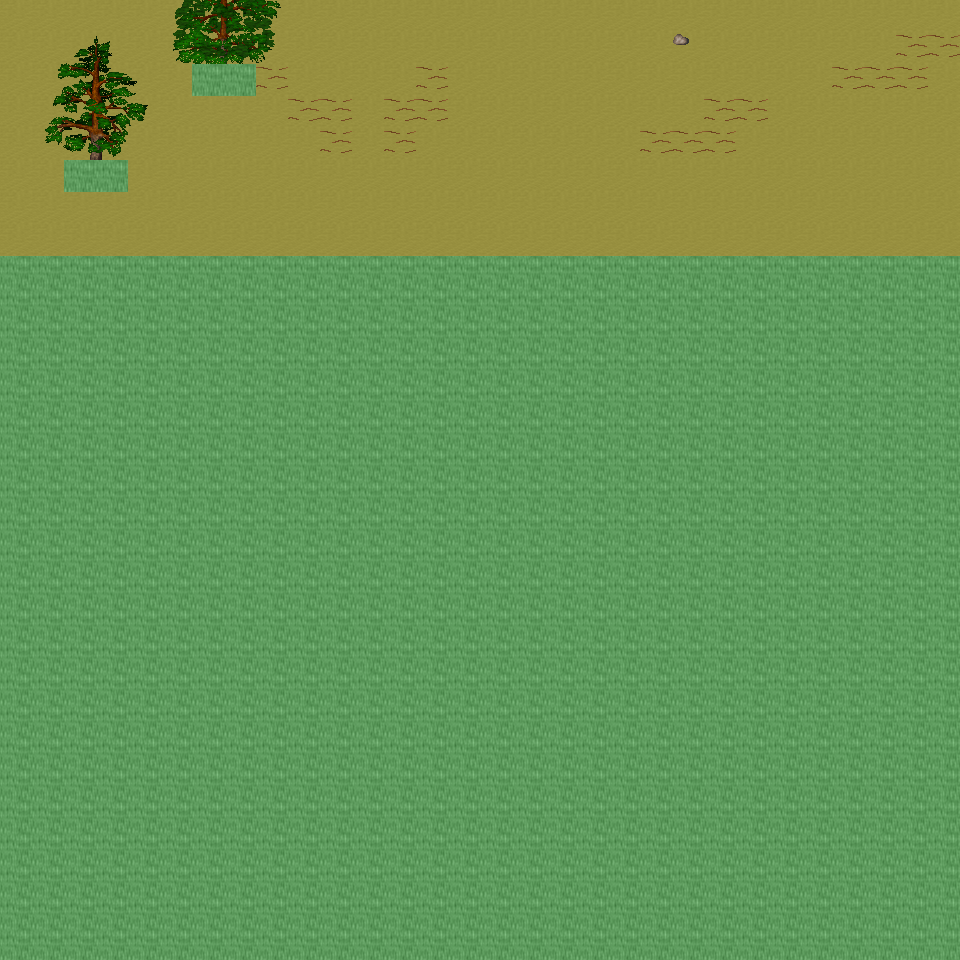

Below is a game level as drawn by its tile map, then a one-line description and the .tmx that defines it (tile-layer data replaced by summaries):
An orthogonal 30x30 tile map with 32x32 px tiles, 6 tile layers (Ground, Object, Object2, Above, ...), 40 tilesets and 3 objects (3x mapchange).

<map version="1.0" orientation="orthogonal" renderorder="right-down" width="30" height="30" tilewidth="32" tileheight="32" nextobjectid="4">
  <tileset firstgid="1" name="tileset_ground_ground" tilewidth="32" tileheight="32" tilecount="33" columns="3">
    <image source="../drawable/tileset_ground_ground.png" width="96" height="352" />
  </tileset>
  <tileset firstgid="34" name="tileset_ground_ice_ice" tilewidth="32" tileheight="32" tilecount="3" columns="3">
    <image source="../drawable/tileset_ground_ice_ice.png" width="96" height="32" />
  </tileset>
  <tileset firstgid="37" name="tileset_ground_earth_edges" tilewidth="32" tileheight="32" tilecount="18" columns="6">
    <image source="../drawable/tileset_ground_earth_edges.png" width="192" height="96" />
  </tileset>
  <tileset firstgid="55" name="tileset_ground_rock_pebbles" tilewidth="32" tileheight="32" tilecount="3" columns="1">
    <image source="../drawable/tileset_ground_rock_pebbles.png" width="32" height="96" />
  </tileset>
  <tileset firstgid="58" name="tileset_item_corpse_huge_animal" tilewidth="32" tileheight="32" tilecount="16" columns="2">
    <image source="../drawable/tileset_item_corpse_huge_animal.png" width="64" height="256" />
  </tileset>
  <tileset firstgid="74" name="tileset_plant_flower_daisy_white" tilewidth="32" tileheight="32" tilecount="8" columns="2">
    <image source="../drawable/tileset_plant_flower_daisy_white.png" width="64" height="128" />
  </tileset>
  <tileset firstgid="82" name="tileset_ground_ridge_earth_dark" tilewidth="32" tileheight="32" tilecount="96" columns="12">
    <image source="../drawable/tileset_ground_ridge_earth_dark.png" width="384" height="256" />
  </tileset>
  <tileset firstgid="178" name="tileset_ground_grass_edges" tilewidth="32" tileheight="32" tilecount="36" columns="12">
    <image source="../drawable/tileset_ground_grass_edges.png" width="384" height="96" />
  </tileset>
  <tileset firstgid="214" name="tileset_ground_ridge_ice_2" tilewidth="32" tileheight="32" tilecount="42" columns="7">
    <image source="../drawable/tileset_ground_ridge_ice_2.png" width="224" height="192" />
  </tileset>
  <tileset firstgid="256" name="tileset_ground_ice_glacier" tilewidth="32" tileheight="32" tilecount="1" columns="1">
    <image source="../drawable/tileset_ground_ice_glacier.png" width="32" height="32" />
  </tileset>
  <tileset firstgid="257" name="tileset_ground_ice_edges" tilewidth="32" tileheight="32" tilecount="9" columns="3">
    <image source="../drawable/tileset_ground_ice_edges.png" width="96" height="96" />
  </tileset>
  <tileset firstgid="266" name="tileset_plant_bush_large_brown" tilewidth="32" tileheight="32" tilecount="9" columns="3">
    <image source="../drawable/tileset_plant_bush_large_brown.png" width="96" height="96" />
  </tileset>
  <tileset firstgid="275" name="tileset_ground_ridge_ice" tilewidth="32" tileheight="32" tilecount="42" columns="7">
    <image source="../drawable/tileset_ground_ridge_ice.png" width="224" height="192" />
  </tileset>
  <tileset firstgid="317" name="tileset_plant_bush_various_small" tilewidth="32" tileheight="32" tilecount="9" columns="3">
    <image source="../drawable/tileset_plant_bush_various_small.png" width="96" height="96" />
  </tileset>
  <tileset firstgid="326" name="tileset_ground_rock_rocks_2" tilewidth="32" tileheight="32" tilecount="4" columns="2">
    <image source="../drawable/tileset_ground_rock_rocks_2.png" width="64" height="64" />
  </tileset>
  <tileset firstgid="330" name="tileset_building_decoration_blue_circle" tilewidth="32" tileheight="32" tilecount="4" columns="2">
    <image source="../drawable/tileset_building_decoration_blue_circle.png" width="64" height="64" />
  </tileset>
  <tileset firstgid="334" name="tileset_item_statue_cross" tilewidth="32" tileheight="32" tilecount="1" columns="1">
    <image source="../drawable/tileset_item_statue_cross.png" width="32" height="32" />
  </tileset>
  <tileset firstgid="335" name="tileset_ground_rock_green_crystal" tilewidth="32" tileheight="32" tilecount="9" columns="3">
    <image source="../drawable/tileset_ground_rock_green_crystal.png" width="96" height="96" />
  </tileset>
  <tileset firstgid="344" name="tileset_furniture_light_iron_lamp" tilewidth="32" tileheight="32" tilecount="3" columns="1">
    <image source="../drawable/tileset_furniture_light_iron_lamp.png" width="32" height="96" />
  </tileset>
  <tileset firstgid="347" name="tileset_item_statue_metal_and_stone" tilewidth="32" tileheight="32" tilecount="6" columns="3">
    <image source="../drawable/tileset_item_statue_metal_and_stone.png" width="96" height="64" />
  </tileset>
  <tileset firstgid="353" name="tileset_ground_ladder_horizontal_pale" tilewidth="32" tileheight="32" tilecount="3" columns="1">
    <image source="../drawable/tileset_ground_ladder_horizontal_pale.png" width="32" height="96" />
  </tileset>
  <tileset firstgid="356" name="tileset_plant_bush_bushes" tilewidth="32" tileheight="32" tilecount="10" columns="5">
    <image source="../drawable/tileset_plant_bush_bushes.png" width="160" height="64" />
  </tileset>
  <tileset firstgid="366" name="tileset_item_blood_floor_stain" tilewidth="32" tileheight="32" tilecount="1" columns="1">
    <image source="../drawable/tileset_item_blood_floor_stain.png" width="32" height="32" />
  </tileset>
  <tileset firstgid="367" name="tileset_item_corpse_skull_dark" tilewidth="32" tileheight="32" tilecount="2" columns="2">
    <image source="../drawable/tileset_item_corpse_skull_dark.png" width="64" height="32" />
  </tileset>
  <tileset firstgid="369" name="tileset_furniture_light_flames" tilewidth="32" tileheight="32" tilecount="6" columns="6">
    <image source="../drawable/tileset_furniture_light_flames.png" width="192" height="32" />
  </tileset>
  <tileset firstgid="375" name="tileset_logic_collision" tilewidth="32" tileheight="32" tilecount="1" columns="1">
    <image source="../drawable/tileset_logic_collision.png" width="32" height="32" />
  </tileset>
  <tileset firstgid="376" name="tileset_plant_tree_taller_trees" tilewidth="32" tileheight="32" tilecount="32" columns="8">
    <image source="../drawable/tileset_plant_tree_taller_trees.png" width="256" height="128" />
  </tileset>
  <tileset firstgid="408" name="tileset_plant_tree_spruce" tilewidth="32" tileheight="32" tilecount="6" columns="2">
    <image source="../drawable/tileset_plant_tree_spruce.png" width="64" height="96" />
  </tileset>
  <tileset firstgid="414" name="tileset_plant_bush_bush_mult_colored" tilewidth="32" tileheight="32" tilecount="6" columns="3">
    <image source="../drawable/tileset_plant_bush_bush_mult_colored.png" width="96" height="64" />
  </tileset>
  <tileset firstgid="420" name="tileset_ground_ice_icehole" tilewidth="32" tileheight="32" tilecount="1" columns="1">
    <image source="../drawable/tileset_ground_ice_icehole.png" width="32" height="32" />
  </tileset>
  <tileset firstgid="421" name="tileset_building_wall_int_clay" tilewidth="32" tileheight="32" tilecount="100" columns="10">
    <image source="../drawable/tileset_building_wall_int_clay.png" width="320" height="320" />
  </tileset>
  <tileset firstgid="521" name="tileset_plant_tree_pine_tree" tilewidth="32" tileheight="32" tilecount="20" columns="4">
    <image source="../drawable/tileset_plant_tree_pine_tree.png" width="128" height="160" />
  </tileset>
  <tileset firstgid="541" name="tileset_plant_tree_pine_tree_1" tilewidth="32" tileheight="32" tilecount="20" columns="4">
    <image source="../drawable/tileset_plant_tree_pine_tree_1.png" width="128" height="160" />
  </tileset>
  <tileset firstgid="561" name="tileset_plant_stump_hollow_logs" tilewidth="32" tileheight="32" tilecount="6" columns="3">
    <image source="../drawable/tileset_plant_stump_hollow_logs.png" width="96" height="64" />
  </tileset>
  <tileset firstgid="567" name="tileset_plant_stump_small_stump" tilewidth="32" tileheight="32" tilecount="4" columns="2">
    <image source="../drawable/tileset_plant_stump_small_stump.png" width="64" height="64" />
  </tileset>
  <tileset firstgid="571" name="tileset_plant_stump_stump_snow1" tilewidth="32" tileheight="32" tilecount="2" columns="2">
    <image source="../drawable/tileset_plant_stump_stump_snow1.png" width="64" height="32" />
  </tileset>
  <tileset firstgid="573" name="tileset_plant_stump_stump_snow" tilewidth="32" tileheight="32" tilecount="2" columns="2">
    <image source="../drawable/tileset_plant_stump_stump_snow.png" width="64" height="32" />
  </tileset>
  <tileset firstgid="575" name="tileset_building_decoration_rocks" tilewidth="32" tileheight="32" tilecount="6" columns="3">
    <image source="../drawable/tileset_building_decoration_rocks.png" width="96" height="64" />
  </tileset>
  <tileset firstgid="581" name="tileset_ground_rock_rocks" tilewidth="32" tileheight="32" tilecount="4" columns="2">
    <image source="../drawable/tileset_ground_rock_rocks.png" width="64" height="64" />
  </tileset>
  <tileset firstgid="585" name="tileset_plant_tree_snow_on_pine" tilewidth="32" tileheight="32" tilecount="20" columns="4">
    <image source="../drawable/tileset_plant_tree_snow_on_pine.png" width="128" height="160" />
  </tileset>
  <layer name="Ground" width="30" height="30">
    <data>[900 cells, 240 non-empty, 1 distinct tile ids]</data>
  </layer>
  <layer name="Object" width="30" height="30">
    <data>[900 cells, 23 non-empty, 7 distinct tile ids]</data>
  </layer>
  <layer name="Object2" width="30" height="30">
    <data>[900 cells, 0 non-empty, 0 distinct tile ids]</data>
  </layer>
  <layer name="Above" width="30" height="30">
    <data>[900 cells, 26 non-empty, 26 distinct tile ids]</data>
  </layer>
  <layer name="Above2" width="30" height="30">
    <data>[900 cells, 0 non-empty, 0 distinct tile ids]</data>
  </layer>
  <layer name="Walkable" width="30" height="30">
    <data>[900 cells, 664 non-empty, 1 distinct tile ids]</data>
  </layer>
  <objectgroup name="MapEvents">
    <object id="1" name="north" type="mapchange" x="0" y="0" width="960" height="32">
      <properties>
        <property name="map" value="0_ados_mountain_n2_w2_x0_y3" />
        <property name="place" value="south" />
      </properties>
    </object>
    <object id="2" name="west" type="mapchange" x="0" y="0" width="32" height="256">
      <properties>
        <property name="map" value="0_deniran_forest_n2_w_x0_y4" />
        <property name="place" value="east" />
      </properties>
    </object>
    <object id="3" name="east" type="mapchange" x="928" y="0" width="32" height="256">
      <properties>
        <property name="map" value="0_ados_mountain_n2_w2_x1_y4" />
        <property name="place" value="west" />
      </properties>
    </object>
  </objectgroup>
</map>
